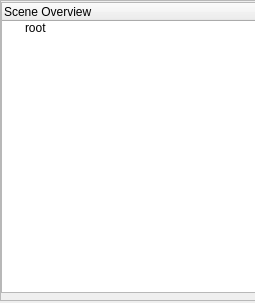
<?xml version="1.0" encoding="UTF-8"?>
<ui version="4.0">
 <class>SceneViewWidget</class>
 <widget class="QWidget" name="SceneViewWidget">
  <property name="geometry">
   <rect>
    <x>0</x>
    <y>0</y>
    <width>255</width>
    <height>303</height>
   </rect>
  </property>
  <property name="windowTitle">
   <string>Form</string>
  </property>
  <widget class="QScrollArea" name="scrollArea">
   <property name="geometry">
    <rect>
     <x>0</x>
     <y>0</y>
     <width>291</width>
     <height>301</height>
    </rect>
   </property>
   <property name="widgetResizable">
    <bool>true</bool>
   </property>
   <widget class="QWidget" name="scrollAreaWidgetContents">
    <property name="geometry">
     <rect>
      <x>0</x>
      <y>0</y>
      <width>287</width>
      <height>297</height>
     </rect>
    </property>
    <widget class="QTreeWidget" name="overViewWidget">
     <property name="geometry">
      <rect>
       <x>0</x>
       <y>1</y>
       <width>281</width>
       <height>291</height>
      </rect>
     </property>
     <column>
      <property name="text">
       <string>Scene Overview</string>
      </property>
     </column>
     <item>
      <property name="text">
       <string>root</string>
      </property>
     </item>
    </widget>
   </widget>
  </widget>
 </widget>
 <resources/>
 <connections/>
</ui>
